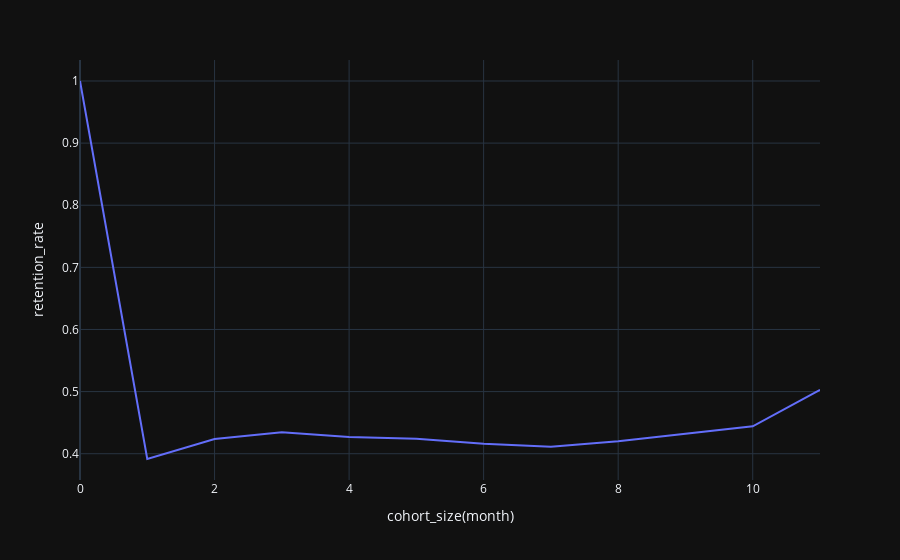

Notebook cell for this chart:
### Code cell
retention_curve = (
    retention_final.groupby("cohort_size(month)")["retention_rate"].mean().reset_index()
)
retention_curve
fig = px.line(
    retention_curve, x="cohort_size(month)", y="retention_rate", template="plotly_dark"
)
fig.show()

### Figure 1 — Plotly figure (JSON) as saved in the notebook; plotly's stock layout.template omitted (floating-point values rounded to 4 significant figures)
{"data": [{"hovertemplate": "cohort_size(month)=%{x}<br>retention_rate=%{y}<extra></extra>", "legendgroup": "", "line": {"color": "#636efa", "dash": "solid"}, "marker": {"symbol": "circle"}, "mode": "lines", "name": "", "orientation": "v", "showlegend": false, "type": "scatter", "x": [0, 1, 2, 3, 4, 5, 6, 7, 8, 9, 10, 11], "xaxis": "x", "y": [1.0, 0.3915, 0.4236, 0.4344, 0.4268, 0.424, 0.4162, 0.4113, 0.4202, 0.4327, 0.4441, 0.5028], "yaxis": "y"}], "layout": {"legend": {"tracegroupgap": 0}, "margin": {"t": 60}, "xaxis": {"anchor": "y", "domain": [0, 1], "title": {"text": "cohort_size(month)"}}, "yaxis": {"anchor": "x", "domain": [0, 1], "title": {"text": "retention_rate"}}}}
